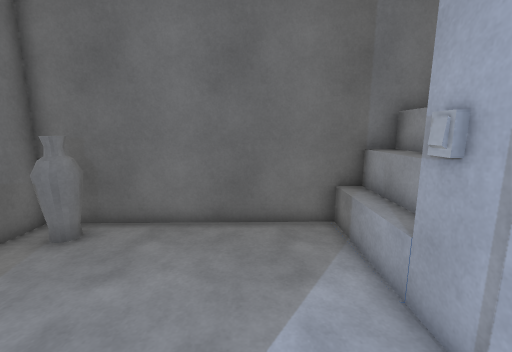
View 1 (above)

12 first-person views from a walk through a scene from a Unity 3-D project. The camera is 1.5 m above the floor, tilts 10° down and sees 90° across. Doors are open. The floor is counted in squares, 0.5 m on a side. Each view is taken from the middle of a square. On the plan, view 1 faces up. The plan holds only what a view shows up to about 19 squares ahead; the rest is blank. The player character is not drawn. Some surface patterns are stand-ins.

View 2
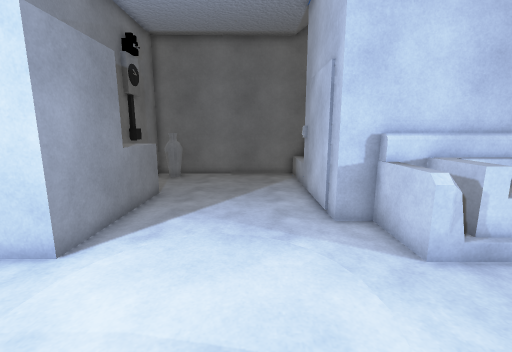

View 3
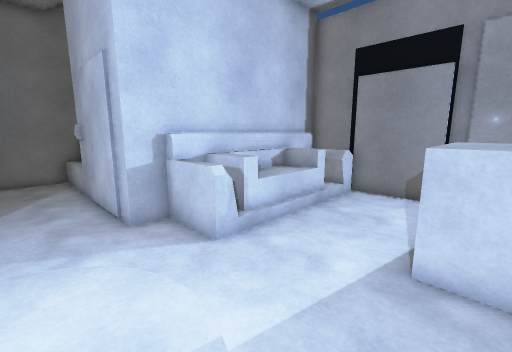

View 4
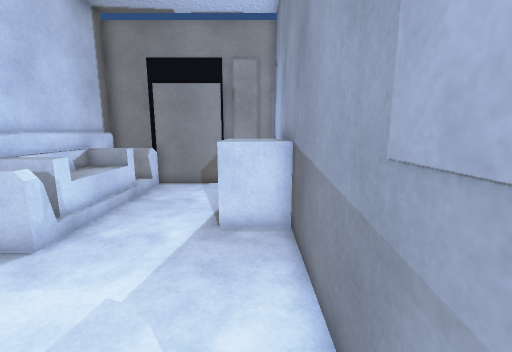

View 5
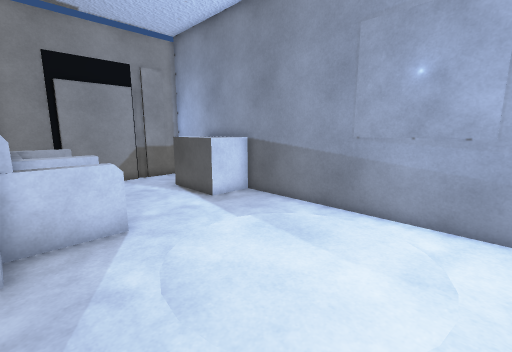

View 6
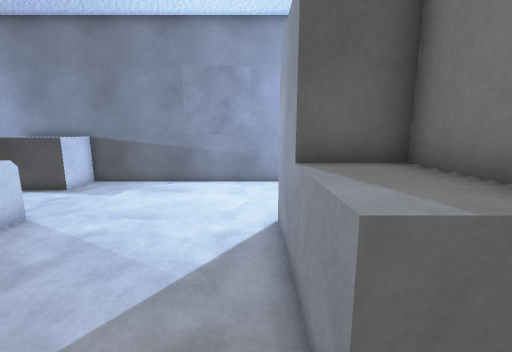

View 7
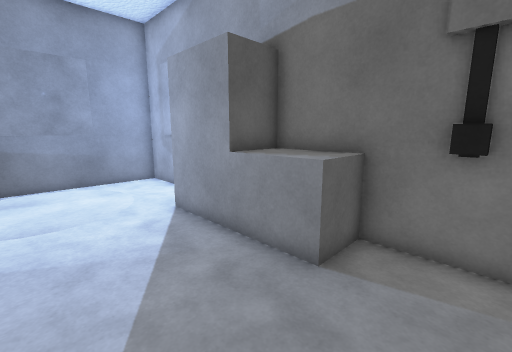

View 8
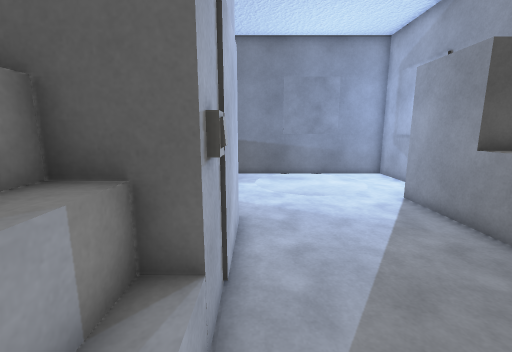

View 9
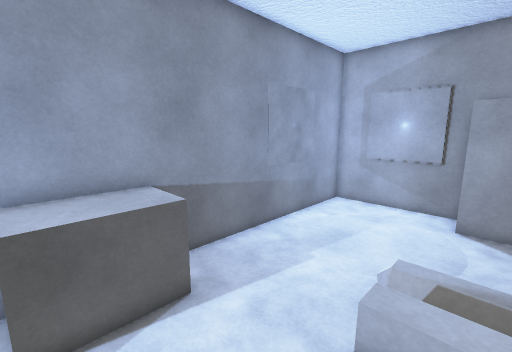

View 10
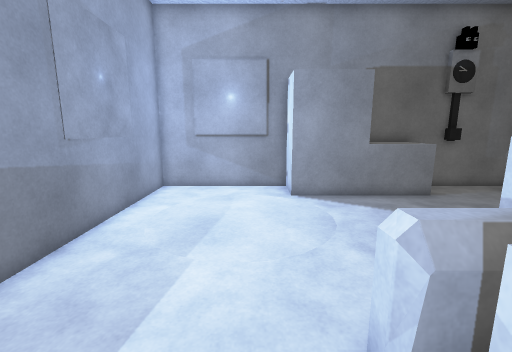

View 11
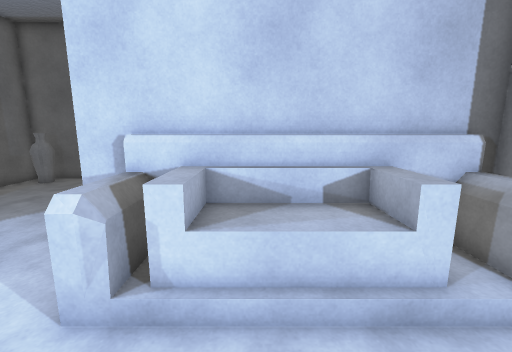

View 12
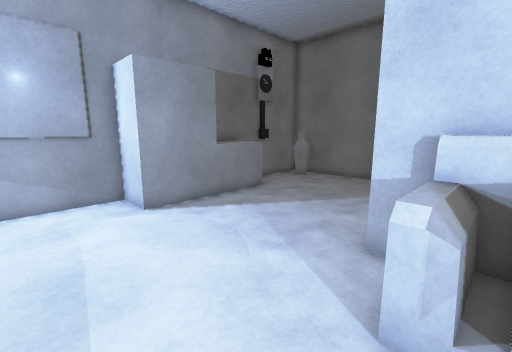

### Floor plan
Key: @ floor where view 1 was taken; # wall or solid block; . main floor; : floor 0.25 m higher than the main floor; + floor 0.75 m higher than the main floor; / step, stairs or slope; = window, fence, low wall or low ledge; ^ raised ledge; O other object.
Columns run from 7 left of view 1 to 13 right of it. Each row starts with its distance up from view 1.
  8 #############
  7 ##=.......^^#
  6 ###.......=^
  5 #.........=^^
  4 #.........#^^
  3 #.........#
  2 ^^^.......#
  1 ^^^.......#
  0 ^^^....@..#
 -1 ###.......#
 -2   #.......#OO#####OO#
 -3   #........OO/+++=:O#
 -4 ###../://..OO=///=:O#
 -5 #.../::::/......... #
 -6 #...:::::/..........#
 -7 #...:::::/..........#
 -8 #.../::::...........#
 -9 #..../://....OOOO...#
-10 #............OOOO  .#
-11 #############OOOO####

Positions as (right, up) in squares from view 1, and headings:
1: (0, 0), facing up
2: (0, -10), facing up
3: (0, -10), facing up-right
4: (-2, -10), facing right
5: (-4, -2), facing down-right
6: (-4, 4), facing down
7: (0, 5), facing down-left
8: (2, 7), facing down
9: (9, -3), facing down-left
10: (7, -6), facing left
11: (7, -8), facing up
12: (5, -8), facing up-left
